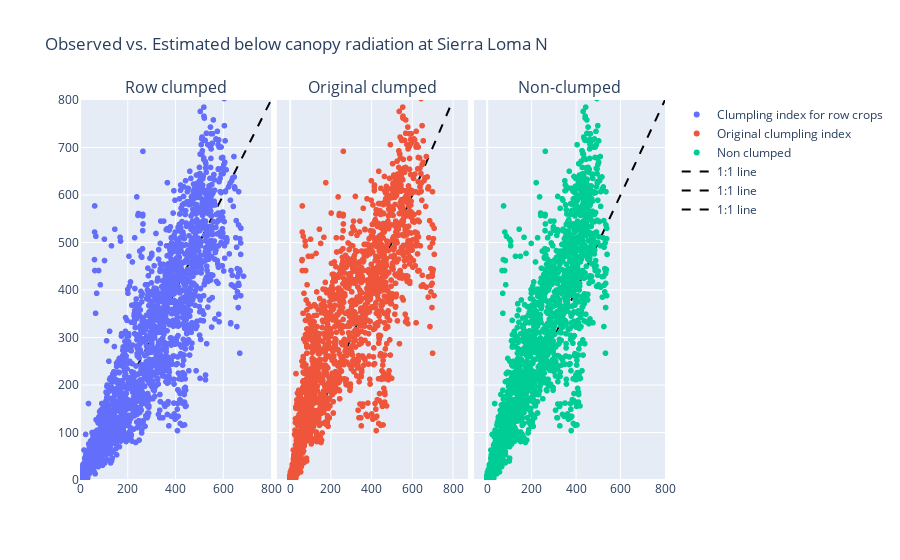

The notebook cell this image was saved under:
### Markdown cell above
## Finally we compare the different retrievals

### Code cell
from model_evaluation import double_collocation as dc
from tabulate import tabulate

fig = make_subplots(rows=1, cols=3,
                    shared_yaxes=True,
                    horizontal_spacing=0.01,
                   subplot_titles=["Row clumped", "Original clumped", "Non-clumped"])


fig.add_trace(go.Scattergl(x=sw_below, y=rad["SW_BELOW"], 
                         name="Clumpling index for row crops", mode="markers"),
             row=1, col=1)

fig.add_trace(go.Scattergl(x=sw_below_orig_clumped, y=rad["SW_BELOW"], 
                         name="Original clumpling index", mode="markers"),
             row=1, col=2)

fig.add_trace(go.Scattergl(x=sw_below_orig, y=rad["SW_BELOW"], 
                         name="Non clumped", mode="markers"),
             row=1, col=3)

fig.add_trace(go.Scatter(x=[0, 800], y=[0, 800], mode="lines", name="1:1 line", line={"color": "black", "dash": "dash"}),
             row=1, col=1)
fig.add_trace(go.Scatter(x=[0, 800], y=[0, 800], mode="lines", name="1:1 line", line={"color": "black", "dash": "dash"}),
             row=1, col=2)
fig.add_trace(go.Scatter(x=[0, 800], y=[0, 800], mode="lines", name="1:1 line", line={"color": "black", "dash": "dash"}),
             row=1, col=3)

fig.update_layout(title_text=f"Observed vs. Estimated below canopy radiation at {w_site.label}",
                 hovermode="y", yaxis_range=[0, 800], xaxis_range=[0, 800])

### Figure 1 — Plotly figure (JSON) as saved in the notebook; plotly's stock layout.template omitted (floating-point values rounded to 4 significant figures; data arrays with more than 128 entries replaced by an {"elided": "..."} marker saying what was removed)
{"data": [{"mode": "markers", "name": "Clumpling index for row crops", "type": "scattergl", "x": {"elided": "2458 float values"}, "xaxis": "x", "y": {"elided": "2458 float values"}, "yaxis": "y"}, {"mode": "markers", "name": "Original clumpling index", "type": "scattergl", "x": {"elided": "2458 float values"}, "xaxis": "x2", "y": {"elided": "2458 float values"}, "yaxis": "y2"}, {"mode": "markers", "name": "Non clumped", "type": "scattergl", "x": {"elided": "2458 float values"}, "xaxis": "x3", "y": {"elided": "2458 float values"}, "yaxis": "y3"}, {"line": {"color": "black", "dash": "dash"}, "mode": "lines", "name": "1:1 line", "type": "scatter", "x": [0, 800], "xaxis": "x", "y": [0, 800], "yaxis": "y"}, {"line": {"color": "black", "dash": "dash"}, "mode": "lines", "name": "1:1 line", "type": "scatter", "x": [0, 800], "xaxis": "x2", "y": [0, 800], "yaxis": "y2"}, {"line": {"color": "black", "dash": "dash"}, "mode": "lines", "name": "1:1 line", "type": "scatter", "x": [0, 800], "xaxis": "x3", "y": [0, 800], "yaxis": "y3"}], "layout": {"annotations": [{"font": {"size": 16}, "showarrow": false, "text": "Row clumped", "x": 0.1633, "xanchor": "center", "xref": "paper", "y": 1, "yanchor": "bottom", "yref": "paper"}, {"font": {"size": 16}, "showarrow": false, "text": "Original clumped", "x": 0.5, "xanchor": "center", "xref": "paper", "y": 1, "yanchor": "bottom", "yref": "paper"}, {"font": {"size": 16}, "showarrow": false, "text": "Non-clumped", "x": 0.8367, "xanchor": "center", "xref": "paper", "y": 1, "yanchor": "bottom", "yref": "paper"}], "hovermode": "y", "title": {"text": "Observed vs. Estimated below canopy radiation at Sierra Loma N"}, "xaxis": {"anchor": "y", "domain": [0, 0.3267], "range": [0, 800]}, "xaxis2": {"anchor": "y2", "domain": [0.3367, 0.6633]}, "xaxis3": {"anchor": "y3", "domain": [0.6733, 1]}, "yaxis": {"anchor": "x", "domain": [0, 1], "range": [0, 800]}, "yaxis2": {"anchor": "x2", "domain": [0, 1], "matches": "y", "showticklabels": false}, "yaxis3": {"anchor": "x3", "domain": [0, 1], "matches": "y", "showticklabels": false}}}
